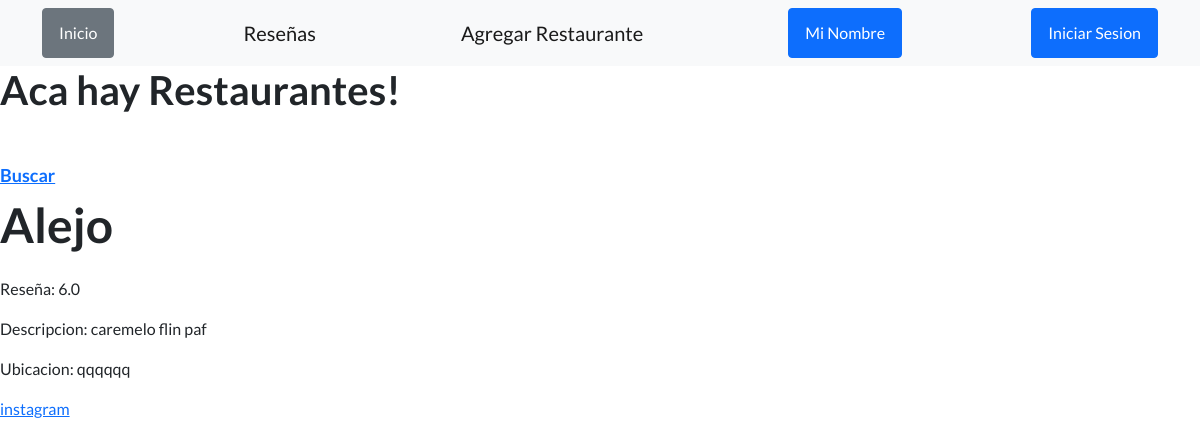
The page /AppResto/restaurantes/ on the database as committed earlier.
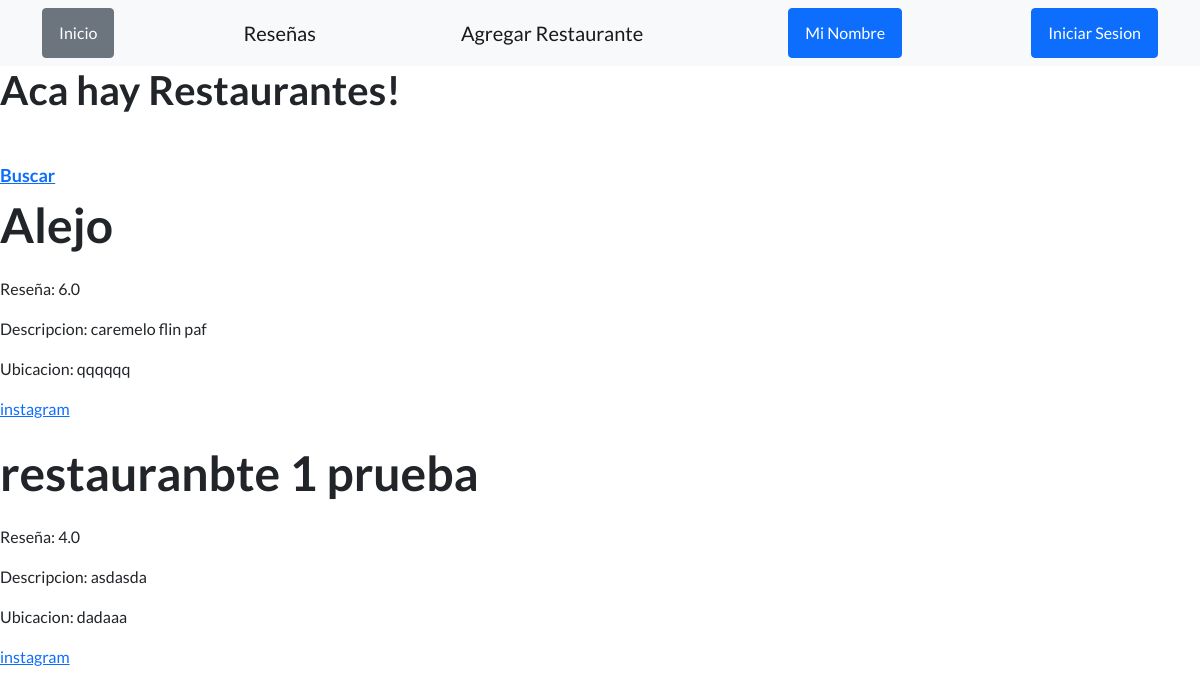
The same page on the database as committed later.
### AppResto/models.py (models this page shows)
class Restaurante(models.Model):
    nombre = models.CharField(max_length=99)
    reseñas = models.FloatField() #quiero que sea el promedio de las reseñas hechas
    descripcion = models.CharField(max_length=250)
    ubicacion=models.CharField(max_length=99)
    instagram = models.URLField()

### AppResto/views.py (the view)
# urls.py: path('restaurantes/',views.Restaurantes,name="Restos"),
def Restaurantes(request):
    restaurantes=Restaurante.objects.all()
    return render(request,"AppResto/restaurantes.html",{"restaurantes":restaurantes})

### AppResto/templates/AppResto/restaurantes.html (shortened to what this page needs)
<!DOCTYPE html>
<html lang="en">
    <head>
        {% load static %}
        <link href="https://cdn.jsdelivr.net/npm/bootstrap-icons@1.5.0/font/bootstrap-icons.css" rel="stylesheet" type="text/css" />
        <link href="{% static 'AppResto/css/styles.css' %}"rel="stylesheet" />
    </head>
    <body>
        <nav class="navbar navbar-light bg-light static-top">
            <div class="container">
                <a class="btn btn-secondary" href="{% url 'inicio' %}">Inicio</a>
                <a class="navbar-brand" href="{% url 'reseñas' %}">Reseñas</a>
                <a class="navbar-brand" href="{% url 'crear_restaurante' %}">Agregar Restaurante</a>
                <a class="btn btn-primary" href="{% url 'usuario' %}">Mi Nombre</a>
                <a class="btn btn-primary" href="{% url 'iniciar_sesion' %}">Iniciar Sesion</a>
                </div>
        </nav>
        <h1 class="mb-5">Aca hay Restaurantes!</h1>
        <a class="searh" href="{% url 'buscar_restaurante' %}"><strong><font size= "4">Buscar</font size></strong></a>
        {% for x in restaurantes %}
        <p><strong><font size= "7">{{x.nombre}}</font size></strong></p>
        <p>Reseña: {{x.reseñas}}</p>
        <p>Descripcion: {{x.descripcion}}</p>
        <p>Ubicacion: {{x.ubicacion}}</p>
        <p><a href="{{x.instagram}}">instagram</a></p>
        {% endfor %}

Rows that differ between the two databases and show on the page:
added Restaurante: nombre "restauranbte 1 prueba", reseñas "4.0", descripcion "asdasda", ubicacion "dadaaa"
